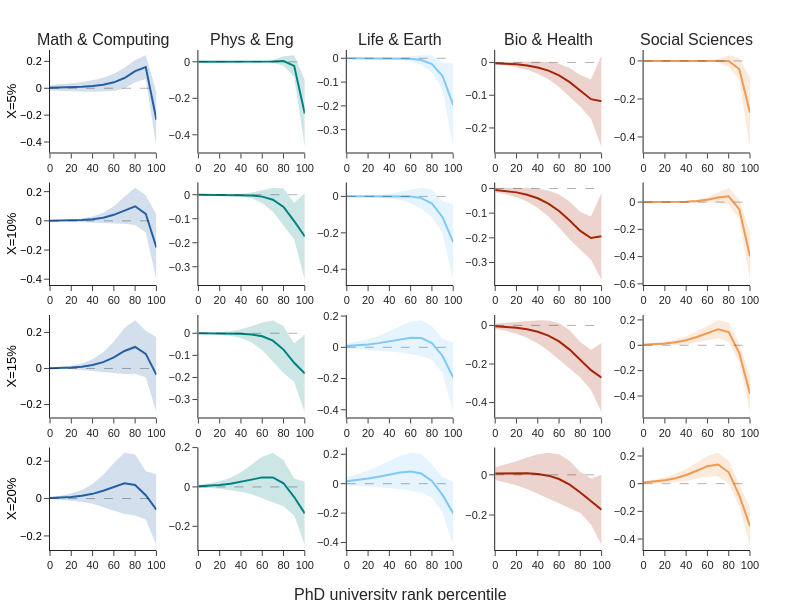

This figure's notebook cell:
### Code cell
# plot
groupvar, group = "phd_community", list(community_names.keys())
titles = [name for name in community_names.values()]

fig = make_subplots(
    rows=4,
    cols=5,
    subplot_titles=titles,
    vertical_spacing=0.06,
    horizontal_spacing=0.06,
)

for i, domain in enumerate(group):
    for j, top in enumerate(range(5, 21, 5)):

        t1_domain = ts.query(f"{groupvar} == @domain and rank == @top")
        t1 = t1_domain.dropna()

        x = np.arange(0, 101, 10)
        y1 = t1["coef"].to_numpy()
        y1_upper, y1_lower = (
            t1["ci_low"].to_numpy(),
            t1["ci_high"].to_numpy(),
        )

        fig = add_lines_with_errorband(
            fig,
            x,
            y1,
            y1_upper,
            y1_lower,
            name='Margin',
            color=community_colors[domain],
            showlegend=False,
            row=j + 1,
            col=i % 5 + 1,
        )

fig = plot_styling(fig, size=(600, 800), title=None)
# update legend title
fig.update_layout(legend=dict(title="Faculty university"))

for row in range(1, 5):
    fig.update_yaxes(
        title=dict(text=f"X={row * 5}%", standoff=0),
        titlefont=dict(color="black"),
        tickfont=dict(color="black"),
        col=1,
        row=row,
    )

# zeroline
fig.add_hline(y=0, line=dict(dash="dash", width=1))

# Update layout to include super x and y labels
fig.update_xaxes(title=dict(text=None, standoff=0), dtick=20)
fig.add_annotation(
    text="PhD university rank percentile",
    x=0.5,
    y=-0.11,
    showarrow=False,
    xref="paper",
    xanchor="center",
    yref="paper",
    yanchor="bottom",
    font=dict(size=16),
)

fig.show()
fig.write_image("figures/phd_margin.pdf")

### Figure 1 — Plotly figure (JSON) as saved in the notebook; plotly's stock layout.template omitted (floating-point values rounded to 4 significant figures)
{"data": [{"line": {"color": "rgba(38, 96, 164, 1)", "width": 2}, "mode": "lines", "name": "Margin", "showlegend": false, "type": "scatter", "x": [0, 10, 20, 30, 40, 50, 60, 70, 80, 90, 100], "xaxis": "x", "y": [0.004221, 0.005657, 0.007826, 0.01125, 0.01691, 0.02669, 0.04424, 0.07599, 0.1277, 0.1574, -0.234], "yaxis": "y"}, {"fill": "toself", "fillcolor": "rgba(38, 96, 164, 0.2)", "line": {"color": "rgba(255,255,255,0)"}, "showlegend": false, "type": "scatter", "x": [0, 10, 20, 30, 40, 50, 60, 70, 80, 90, 100, 100, 90, 80, 70, 60, 50, 40, 30, 20, 10, 0], "xaxis": "x", "y": [0.02495, 0.02993, 0.03662, 0.04592, 0.05929, 0.07908, 0.1088, 0.1528, 0.2102, 0.2467, -0.02799, -0.44, 0.06819, 0.0453, -0.000838, -0.02036, -0.0257, -0.02548, -0.02342, -0.02097, -0.01862, -0.01651], "yaxis": "y"}, {"line": {"color": "rgba(38, 96, 164, 1)", "width": 2}, "mode": "lines", "name": "Margin", "showlegend": false, "type": "scatter", "x": [0, 10, 20, 30, 40, 50, 60, 70, 80, 90, 100], "xaxis": "x6", "y": [0.0005163, 0.0011, 0.002338, 0.004945, 0.01034, 0.02113, 0.04119, 0.07258, 0.09965, 0.04804, -0.1817], "yaxis": "y6"}, {"fill": "toself", "fillcolor": "rgba(38, 96, 164, 0.2)", "line": {"color": "rgba(255,255,255,0)"}, "showlegend": false, "type": "scatter", "x": [0, 10, 20, 30, 40, 50, 60, 70, 80, 90, 100, 100, 90, 80, 70, 60, 50, 40, 30, 20, 10, 0], "xaxis": "x6", "y": [0.002127, 0.004164, 0.008111, 0.01567, 0.02989, 0.05573, 0.09981, 0.1652, 0.2276, 0.1758, 0.0412, -0.4046, -0.07968, -0.02829, -0.02, -0.01743, -0.01348, -0.009209, -0.005783, -0.003435, -0.001964, -0.001094], "yaxis": "y6"}, {"line": {"color": "rgba(38, 96, 164, 1)", "width": 2}, "mode": "lines", "name": "Margin", "showlegend": false, "type": "scatter", "x": [0, 10, 20, 30, 40, 50, 60, 70, 80, 90, 100], "xaxis": "x11", "y": [0.001174, 0.0024, 0.004858, 0.009685, 0.01885, 0.0353, 0.06204, 0.09705, 0.1194, 0.0807, -0.0355], "yaxis": "y11"}, {"fill": "toself", "fillcolor": "rgba(38, 96, 164, 0.2)", "line": {"color": "rgba(255,255,255,0)"}, "showlegend": false, "type": "scatter", "x": [0, 10, 20, 30, 40, 50, 60, 70, 80, 90, 100, 100, 90, 80, 70, 60, 50, 40, 30, 20, 10, 0], "xaxis": "x11", "y": [0.003948, 0.007635, 0.01461, 0.02752, 0.05062, 0.08974, 0.1499, 0.2243, 0.2683, 0.2096, 0.1728, -0.2438, -0.04816, -0.02947, -0.03021, -0.02581, -0.01915, -0.01292, -0.00815, -0.004893, -0.002835, -0.0016], "yaxis": "y11"}, {"line": {"color": "rgba(38, 96, 164, 1)", "width": 2}, "mode": "lines", "name": "Margin", "showlegend": false, "type": "scatter", "x": [0, 10, 20, 30, 40, 50, 60, 70, 80, 90, 100], "xaxis": "x16", "y": [0.002539, 0.00461, 0.008239, 0.01457, 0.02526, 0.04188, 0.06358, 0.08137, 0.07281, 0.0178, -0.05914], "yaxis": "y16"}, {"fill": "toself", "fillcolor": "rgba(38, 96, 164, 0.2)", "line": {"color": "rgba(255,255,255,0)"}, "showlegend": false, "type": "scatter", "x": [0, 10, 20, 30, 40, 50, 60, 70, 80, 90, 100, 100, 90, 80, 70, 60, 50, 40, 30, 20, 10, 0], "xaxis": "x16", "y": [0.008769, 0.01531, 0.0266, 0.04593, 0.07788, 0.1268, 0.1906, 0.2458, 0.2364, 0.1476, 0.1296, -0.2479, -0.112, -0.09074, -0.08309, -0.06345, -0.04306, -0.02736, -0.01679, -0.01013, -0.006087, -0.003692], "yaxis": "y16"}, {"line": {"color": "rgba(0, 128, 128, 1)", "width": 2}, "mode": "lines", "name": "Margin", "showlegend": false, "type": "scatter", "x": [0, 10, 20, 30, 40, 50, 60, 70, 80, 90, 100], "xaxis": "x2", "y": [7.446e-08, 3.463e-07, 1.602e-06, 7.343e-06, 3.306e-05, 0.0001441, 0.0005887, 0.002069, 0.004184, -0.02228, -0.284], "yaxis": "y2"}, {"fill": "toself", "fillcolor": "rgba(0, 128, 128, 0.2)", "line": {"color": "rgba(255,255,255,0)"}, "showlegend": false, "type": "scatter", "x": [0, 10, 20, 30, 40, 50, 60, 70, 80, 90, 100, 100, 90, 80, 70, 60, 50, 40, 30, 20, 10, 0], "xaxis": "x2", "y": [5.713e-07, 2.433e-06, 1.027e-05, 4.291e-05, 0.0001763, 0.0007079, 0.002737, 0.009876, 0.02988, 0.03665, -0.099, -0.4689, -0.08121, -0.02152, -0.005738, -0.00156, -0.0004197, -0.0001102, -2.822e-05, -7.07e-06, -1.74e-06, -4.224e-07], "yaxis": "y2"}, {"line": {"color": "rgba(0, 128, 128, 1)", "width": 2}, "mode": "lines", "name": "Margin", "showlegend": false, "type": "scatter", "x": [0, 10, 20, 30, 40, 50, 60, 70, 80, 90, 100], "xaxis": "x7", "y": [-1.949e-05, -5.356e-05, -0.000147, -0.0004022, -0.001095, -0.002959, -0.007912, -0.02071, -0.05121, -0.1096, -0.1735], "yaxis": "y7"}, {"fill": "toself", "fillcolor": "rgba(0, 128, 128, 0.2)", "line": {"color": "rgba(255,255,255,0)"}, "showlegend": false, "type": "scatter", "x": [0, 10, 20, 30, 40, 50, 60, 70, 80, 90, 100, 100, 90, 80, 70, 60, 50, 40, 30, 20, 10, 0], "xaxis": "x7", "y": [0.0001272, 0.0003174, 0.0007776, 0.001857, 0.004272, 0.009275, 0.01827, 0.02953, 0.02555, -0.03347, 0.007623, -0.3546, -0.1857, -0.128, -0.07096, -0.0341, -0.01519, -0.006463, -0.002661, -0.001072, -0.0004245, -0.0001661], "yaxis": "y7"}, {"line": {"color": "rgba(0, 128, 128, 1)", "width": 2}, "mode": "lines", "name": "Margin", "showlegend": false, "type": "scatter", "x": [0, 10, 20, 30, 40, 50, 60, 70, 80, 90, 100], "xaxis": "x12", "y": [-1.12e-05, -5.795e-05, -0.0002086, -0.0006543, -0.001903, -0.005242, -0.01373, -0.03366, -0.07382, -0.1338, -0.1821], "yaxis": "y12"}, {"fill": "toself", "fillcolor": "rgba(0, 128, 128, 0.2)", "line": {"color": "rgba(255,255,255,0)"}, "showlegend": false, "type": "scatter", "x": [0, 10, 20, 30, 40, 50, 60, 70, 80, 90, 100, 100, 90, 80, 70, 60, 50, 40, 30, 20, 10, 0], "xaxis": "x12", "y": [0.001208, 0.002465, 0.00493, 0.009592, 0.01791, 0.03135, 0.04886, 0.0595, 0.03192, -0.0468, -0.006126, -0.3581, -0.2209, -0.1796, -0.1268, -0.07632, -0.04183, -0.02172, -0.0109, -0.005347, -0.002581, -0.001231], "yaxis": "y12"}, {"line": {"color": "rgba(0, 128, 128, 1)", "width": 2}, "mode": "lines", "name": "Margin", "showlegend": false, "type": "scatter", "x": [0, 10, 20, 30, 40, 50, 60, 70, 80, 90, 100], "xaxis": "x17", "y": [0.003191, 0.005557, 0.009485, 0.01575, 0.02506, 0.03718, 0.04857, 0.04854, 0.01865, -0.05135, -0.1342], "yaxis": "y17"}, {"fill": "toself", "fillcolor": "rgba(0, 128, 128, 0.2)", "line": {"color": "rgba(255,255,255,0)"}, "showlegend": false, "type": "scatter", "x": [0, 10, 20, 30, 40, 50, 60, 70, 80, 90, 100, 100, 90, 80, 70, 60, 50, 40, 30, 20, 10, 0], "xaxis": "x17", "y": [0.009897, 0.01689, 0.02838, 0.04669, 0.07431, 0.1119, 0.153, 0.1743, 0.1351, 0.04223, 0.02606, -0.2945, -0.1449, -0.09775, -0.07726, -0.05585, -0.03756, -0.0242, -0.0152, -0.009415, -0.005778, -0.003515], "yaxis": "y17"}, {"line": {"color": "rgba(127, 200, 248, 1)", "width": 2}, "mode": "lines", "name": "Margin", "showlegend": false, "type": "scatter", "x": [0, 10, 20, 30, 40, 50, 60, 70, 80, 90, 100], "xaxis": "x3", "y": [7.799e-07, 4.992e-07, -3.999e-06, -2.843e-05, -0.0001343, -0.0005471, -0.002048, -0.007209, -0.02406, -0.07451, -0.1968], "yaxis": "y3"}, {"fill": "toself", "fillcolor": "rgba(127, 200, 248, 0.2)", "line": {"color": "rgba(255,255,255,0)"}, "showlegend": false, "type": "scatter", "x": [0, 10, 20, 30, 40, 50, 60, 70, 80, 90, 100, 100, 90, 80, 70, 60, 50, 40, 30, 20, 10, 0], "xaxis": "x3", "y": [4.198e-05, 0.000109, 0.0002783, 0.0006949, 0.001676, 0.003823, 0.007889, 0.01328, 0.0119, -0.01866, -0.01909, -0.3745, -0.1304, -0.06003, -0.0277, -0.01198, -0.004918, -0.001945, -0.0007518, -0.0002863, -0.000108, -4.042e-05], "yaxis": "y3"}, {"line": {"color": "rgba(127, 200, 248, 1)", "width": 2}, "mode": "lines", "name": "Margin", "showlegend": false, "type": "scatter", "x": [0, 10, 20, 30, 40, 50, 60, 70, 80, 90, 100], "xaxis": "x8", "y": [0.0001503, 0.0002924, 0.0005443, 0.0009418, 0.001424, 0.001547, -0.0003564, -0.009445, -0.03905, -0.1141, -0.2513], "yaxis": "y8"}, {"fill": "toself", "fillcolor": "rgba(127, 200, 248, 0.2)", "line": {"color": "rgba(255,255,255,0)"}, "showlegend": false, "type": "scatter", "x": [0, 10, 20, 30, 40, 50, 60, 70, 80, 90, 100, 100, 90, 80, 70, 60, 50, 40, 30, 20, 10, 0], "xaxis": "x8", "y": [0.0009738, 0.001943, 0.003811, 0.007278, 0.01336, 0.02313, 0.03655, 0.04807, 0.03647, -0.02654, -0.04451, -0.4581, -0.2016, -0.1146, -0.06696, -0.03726, -0.02004, -0.01051, -0.005395, -0.002722, -0.001358, -0.0006732], "yaxis": "y8"}, {"line": {"color": "rgba(127, 200, 248, 1)", "width": 2}, "mode": "lines", "name": "Margin", "showlegend": false, "type": "scatter", "x": [0, 10, 20, 30, 40, 50, 60, 70, 80, 90, 100], "xaxis": "x13", "y": [0.007736, 0.01191, 0.01802, 0.0266, 0.0378, 0.05058, 0.06093, 0.05915, 0.02743, -0.05551, -0.1934], "yaxis": "y13"}, {"fill": "toself", "fillcolor": "rgba(127, 200, 248, 0.2)", "line": {"color": "rgba(255,255,255,0)"}, "showlegend": false, "type": "scatter", "x": [0, 10, 20, 30, 40, 50, 60, 70, 80, 90, 100, 100, 90, 80, 70, 60, 50, 40, 30, 20, 10, 0], "xaxis": "x13", "y": [0.02453, 0.03606, 0.05227, 0.07427, 0.1025, 0.135, 0.1647, 0.1739, 0.1341, 0.05286, 0.03011, -0.4168, -0.1639, -0.07926, -0.05564, -0.04285, -0.03389, -0.02687, -0.02106, -0.01622, -0.01224, -0.009062], "yaxis": "y13"}, {"line": {"color": "rgba(127, 200, 248, 1)", "width": 2}, "mode": "lines", "name": "Margin", "showlegend": false, "type": "scatter", "x": [0, 10, 20, 30, 40, 50, 60, 70, 80, 90, 100], "xaxis": "x18", "y": [0.01701, 0.02459, 0.03481, 0.04781, 0.06279, 0.07677, 0.0829, 0.06894, 0.01909, -0.07599, -0.2024], "yaxis": "y18"}, {"fill": "toself", "fillcolor": "rgba(127, 200, 248, 0.2)", "line": {"color": "rgba(255,255,255,0)"}, "showlegend": false, "type": "scatter", "x": [0, 10, 20, 30, 40, 50, 60, 70, 80, 90, 100, 100, 90, 80, 70, 60, 50, 40, 30, 20, 10, 0], "xaxis": "x18", "y": [0.0464, 0.06478, 0.08894, 0.1192, 0.1543, 0.189, 0.2113, 0.2, 0.1338, 0.04504, 0.01124, -0.416, -0.197, -0.09561, -0.06216, -0.04553, -0.03547, -0.02872, -0.0236, -0.01932, -0.0156, -0.01237], "yaxis": "y18"}, {"line": {"color": "rgba(167, 38, 8, 1)", "width": 2}, "mode": "lines", "name": "Margin", "showlegend": false, "type": "scatter", "x": [0, 10, 20, 30, 40, 50, 60, 70, 80, 90, 100], "xaxis": "x4", "y": [-0.001961, -0.0033, -0.005532, -0.009216, -0.0152, -0.02471, -0.03924, -0.06006, -0.08648, -0.112, -0.1184], "yaxis": "y4"}, {"fill": "toself", "fillcolor": "rgba(167, 38, 8, 0.2)", "line": {"color": "rgba(255,255,255,0)"}, "showlegend": false, "type": "scatter", "x": [0, 10, 20, 30, 40, 50, 60, 70, 80, 90, 100, 100, 90, 80, 70, 60, 50, 40, 30, 20, 10, 0], "xaxis": "x4", "y": [0.001848, 0.002485, 0.003163, 0.003663, 0.003479, 0.00157, -0.003998, -0.01631, -0.03785, -0.052, 0.0227, -0.2595, -0.1719, -0.1351, -0.1038, -0.07448, -0.05099, -0.03388, -0.02209, -0.01423, -0.009086, -0.00577], "yaxis": "y4"}, {"line": {"color": "rgba(167, 38, 8, 1)", "width": 2}, "mode": "lines", "name": "Margin", "showlegend": false, "type": "scatter", "x": [0, 10, 20, 30, 40, 50, 60, 70, 80, 90, 100], "xaxis": "x9", "y": [-0.006008, -0.009762, -0.01575, -0.02516, -0.03963, -0.06114, -0.0914, -0.1302, -0.1718, -0.201, -0.194], "yaxis": "y9"}, {"fill": "toself", "fillcolor": "rgba(167, 38, 8, 0.2)", "line": {"color": "rgba(255,255,255,0)"}, "showlegend": false, "type": "scatter", "x": [0, 10, 20, 30, 40, 50, 60, 70, 80, 90, 100, 100, 90, 80, 70, 60, 50, 40, 30, 20, 10, 0], "xaxis": "x9", "y": [0.002774, 0.003337, 0.003518, 0.002641, -0.0005998, -0.008526, -0.02482, -0.05394, -0.09547, -0.1132, -0.01748, -0.3706, -0.2888, -0.2481, -0.2064, -0.158, -0.1138, -0.07867, -0.05297, -0.03502, -0.02286, -0.01479], "yaxis": "y9"}, {"line": {"color": "rgba(167, 38, 8, 1)", "width": 2}, "mode": "lines", "name": "Margin", "showlegend": false, "type": "scatter", "x": [0, 10, 20, 30, 40, 50, 60, 70, 80, 90, 100], "xaxis": "x14", "y": [-0.004377, -0.00731, -0.01216, -0.02011, -0.03291, -0.053, -0.08315, -0.1253, -0.1777, -0.2317, -0.2708], "yaxis": "y14"}, {"fill": "toself", "fillcolor": "rgba(167, 38, 8, 0.2)", "line": {"color": "rgba(255,255,255,0)"}, "showlegend": false, "type": "scatter", "x": [0, 10, 20, 30, 40, 50, 60, 70, 80, 90, 100, 100, 90, 80, 70, 60, 50, 40, 30, 20, 10, 0], "xaxis": "x14", "y": [0.009628, 0.01364, 0.01858, 0.0238, 0.02746, 0.02555, 0.01096, -0.02554, -0.08544, -0.1279, -0.09077, -0.4508, -0.3354, -0.27, -0.225, -0.1773, -0.1315, -0.09328, -0.06401, -0.0429, -0.02826, -0.01838], "yaxis": "y14"}, {"line": {"color": "rgba(167, 38, 8, 1)", "width": 2}, "mode": "lines", "name": "Margin", "showlegend": false, "type": "scatter", "x": [0, 10, 20, 30, 40, 50, 60, 70, 80, 90, 100], "xaxis": "x19", "y": [0.006014, 0.007329, 0.008194, 0.007742, 0.004442, -0.004082, -0.02089, -0.0487, -0.08774, -0.1331, -0.1741], "yaxis": "y19"}, {"fill": "toself", "fillcolor": "rgba(167, 38, 8, 0.2)", "line": {"color": "rgba(255,255,255,0)"}, "showlegend": false, "type": "scatter", "x": [0, 10, 20, 30, 40, 50, 60, 70, 80, 90, 100, 100, 90, 80, 70, 60, 50, 40, 30, 20, 10, 0], "xaxis": "x19", "y": [0.03825, 0.05166, 0.06784, 0.0856, 0.1018, 0.1104, 0.1024, 0.06887, 0.01462, -0.01854, 0.0002902, -0.3486, -0.2476, -0.1901, -0.1663, -0.1441, -0.1186, -0.09293, -0.07011, -0.05145, -0.037, -0.02622], "yaxis": "y19"}, {"line": {"color": "rgba(241, 153, 83, 1)", "width": 2}, "mode": "lines", "name": "Margin", "showlegend": false, "type": "scatter", "x": [0, 10, 20, 30, 40, 50, 60, 70, 80, 90, 100], "xaxis": "x5", "y": [1.693e-07, 7.296e-07, 3.101e-06, 1.29e-05, 5.19e-05, 0.000197, 0.0006664, 0.001662, -0.0004834, -0.04413, -0.2723], "yaxis": "y5"}, {"fill": "toself", "fillcolor": "rgba(241, 153, 83, 0.2)", "line": {"color": "rgba(255,255,255,0)"}, "showlegend": false, "type": "scatter", "x": [0, 10, 20, 30, 40, 50, 60, 70, 80, 90, 100, 100, 90, 80, 70, 60, 50, 40, 30, 20, 10, 0], "xaxis": "x5", "y": [1.005e-06, 4.094e-06, 1.652e-05, 6.585e-05, 0.0002579, 0.0009842, 0.003588, 0.01189, 0.03062, 0.01537, -0.08976, -0.4548, -0.1036, -0.03158, -0.008564, -0.002255, -0.0005902, -0.0001541, -4.004e-05, -1.032e-05, -2.635e-06, -6.666e-07], "yaxis": "y5"}, {"line": {"color": "rgba(241, 153, 83, 1)", "width": 2}, "mode": "lines", "name": "Margin", "showlegend": false, "type": "scatter", "x": [0, 10, 20, 30, 40, 50, 60, 70, 80, 90, 100], "xaxis": "x10", "y": [8.044e-05, 0.0002041, 0.0005172, 0.001302, 0.003231, 0.007764, 0.0175, 0.0344, 0.04299, -0.05398, -0.3994], "yaxis": "y10"}, {"fill": "toself", "fillcolor": "rgba(241, 153, 83, 0.2)", "line": {"color": "rgba(255,255,255,0)"}, "showlegend": false, "type": "scatter", "x": [0, 10, 20, 30, 40, 50, 60, 70, 80, 90, 100, 100, 90, 80, 70, 60, 50, 40, 30, 20, 10, 0], "xaxis": "x10", "y": [0.0002727, 0.0006398, 0.001496, 0.003476, 0.00796, 0.01771, 0.03754, 0.07242, 0.1063, 0.0184, -0.2279, -0.5708, -0.1264, -0.02035, -0.003623, -0.002532, -0.002185, -0.001497, -0.0008708, -0.0004618, -0.0002315, -0.0001119], "yaxis": "y10"}, {"line": {"color": "rgba(241, 153, 83, 1)", "width": 2}, "mode": "lines", "name": "Margin", "showlegend": false, "type": "scatter", "x": [0, 10, 20, 30, 40, 50, 60, 70, 80, 90, 100], "xaxis": "x15", "y": [0.005026, 0.008434, 0.01418, 0.02398, 0.04013, 0.06497, 0.09807, 0.1266, 0.1034, -0.06384, -0.3823], "yaxis": "y15"}, {"fill": "toself", "fillcolor": "rgba(241, 153, 83, 0.2)", "line": {"color": "rgba(255,255,255,0)"}, "showlegend": false, "type": "scatter", "x": [0, 10, 20, 30, 40, 50, 60, 70, 80, 90, 100, 100, 90, 80, 70, 60, 50, 40, 30, 20, 10, 0], "xaxis": "x15", "y": [0.0118, 0.018, 0.02846, 0.04534, 0.07133, 0.1088, 0.1562, 0.1982, 0.1804, 0.01047, -0.2355, -0.5291, -0.1382, 0.02635, 0.05504, 0.0399, 0.02119, 0.008924, 0.002614, -9.521e-05, -0.001131, -0.00175], "yaxis": "y15"}, {"line": {"color": "rgba(241, 153, 83, 1)", "width": 2}, "mode": "lines", "name": "Margin", "showlegend": false, "type": "scatter", "x": [0, 10, 20, 30, 40, 50, 60, 70, 80, 90, 100], "xaxis": "x20", "y": [0.008996, 0.0149, 0.0245, 0.03968, 0.06249, 0.09341, 0.1264, 0.1388, 0.08226, -0.08612, -0.3067], "yaxis": "y20"}, {"fill": "toself", "fillcolor": "rgba(241, 153, 83, 0.2)", "line": {"color": "rgba(255,255,255,0)"}, "showlegend": false, "type": "scatter", "x": [0, 10, 20, 30, 40, 50, 60, 70, 80, 90, 100, 100, 90, 80, 70, 60, 50, 40, 30, 20, 10, 0], "xaxis": "x20", "y": [0.01819, 0.02875, 0.04514, 0.06986, 0.1053, 0.1516, 0.2007, 0.2245, 0.1654, -0.004577, -0.1713, -0.4421, -0.1677, -0.000839, 0.05305, 0.05214, 0.03518, 0.01965, 0.009508, 0.003865, 0.001048, -0.0001993], "yaxis": "y20"}], "layout": {"annotations": [{"font": {"size": 16}, "showarrow": false, "text": "Math & Computing", "x": 0.076, "xanchor": "center", "xref": "paper", "y": 1, "yanchor": "bottom", "yref": "paper"}, {"font": {"size": 16}, "showarrow": false, "text": "Phys & Eng", "x": 0.288, "xanchor": "center", "xref": "paper", "y": 1, "yanchor": "bottom", "yref": "paper"}, {"font": {"size": 16}, "showarrow": false, "text": "Life & Earth", "x": 0.5, "xanchor": "center", "xref": "paper", "y": 1, "yanchor": "bottom", "yref": "paper"}, {"font": {"size": 16}, "showarrow": false, "text": "Bio & Health", "x": 0.712, "xanchor": "center", "xref": "paper", "y": 1, "yanchor": "bottom", "yref": "paper"}, {"font": {"size": 16}, "showarrow": false, "text": "Social Sciences", "x": 0.924, "xanchor": "center", "xref": "paper", "y": 1, "yanchor": "bottom", "yref": "paper"}, {"font": {"size": 16}, "showarrow": false, "text": "PhD university rank percentile", "x": 0.5, "xanchor": "center", "xref": "paper", "y": -0.11, "yanchor": "bottom", "yref": "paper"}], "font": {"family": "Arial", "size": 11}, "height": 600, "legend": {"title": {"text": "Faculty university"}}, "margin": {"b": 50, "l": 50, "r": 50, "t": 50}, "shapes": [{"line": {"dash": "dash", "width": 1}, "type": "line", "x0": 0, "x1": 1, "xref": "x domain", "y0": 0, "y1": 0, "yref": "y"}, {"line": {"dash": "dash", "width": 1}, "type": "line", "x0": 0, "x1": 1, "xref": "x2 domain", "y0": 0, "y1": 0, "yref": "y2"}, {"line": {"dash": "dash", "width": 1}, "type": "line", "x0": 0, "x1": 1, "xref": "x3 domain", "y0": 0, "y1": 0, "yref": "y3"}, {"line": {"dash": "dash", "width": 1}, "type": "line", "x0": 0, "x1": 1, "xref": "x4 domain", "y0": 0, "y1": 0, "yref": "y4"}, {"line": {"dash": "dash", "width": 1}, "type": "line", "x0": 0, "x1": 1, "xref": "x5 domain", "y0": 0, "y1": 0, "yref": "y5"}, {"line": {"dash": "dash", "width": 1}, "type": "line", "x0": 0, "x1": 1, "xref": "x6 domain", "y0": 0, "y1": 0, "yref": "y6"}, {"line": {"dash": "dash", "width": 1}, "type": "line", "x0": 0, "x1": 1, "xref": "x7 domain", "y0": 0, "y1": 0, "yref": "y7"}, {"line": {"dash": "dash", "width": 1}, "type": "line", "x0": 0, "x1": 1, "xref": "x8 domain", "y0": 0, "y1": 0, "yref": "y8"}, {"line": {"dash": "dash", "width": 1}, "type": "line", "x0": 0, "x1": 1, "xref": "x9 domain", "y0": 0, "y1": 0, "yref": "y9"}, {"line": {"dash": "dash", "width": 1}, "type": "line", "x0": 0, "x1": 1, "xref": "x10 domain", "y0": 0, "y1": 0, "yref": "y10"}, {"line": {"dash": "dash", "width": 1}, "type": "line", "x0": 0, "x1": 1, "xref": "x11 domain", "y0": 0, "y1": 0, "yref": "y11"}, {"line": {"dash": "dash", "width": 1}, "type": "line", "x0": 0, "x1": 1, "xref": "x12 domain", "y0": 0, "y1": 0, "yref": "y12"}, {"line": {"dash": "dash", "width": 1}, "type": "line", "x0": 0, "x1": 1, "xref": "x13 domain", "y0": 0, "y1": 0, "yref": "y13"}, {"line": {"dash": "dash", "width": 1}, "type": "line", "x0": 0, "x1": 1, "xref": "x14 domain", "y0": 0, "y1": 0, "yref": "y14"}, {"line": {"dash": "dash", "width": 1}, "type": "line", "x0": 0, "x1": 1, "xref": "x15 domain", "y0": 0, "y1": 0, "yref": "y15"}, {"line": {"dash": "dash", "width": 1}, "type": "line", "x0": 0, "x1": 1, "xref": "x16 domain", "y0": 0, "y1": 0, "yref": "y16"}, {"line": {"dash": "dash", "width": 1}, "type": "line", "x0": 0, "x1": 1, "xref": "x17 domain", "y0": 0, "y1": 0, "yref": "y17"}, {"line": {"dash": "dash", "width": 1}, "type": "line", "x0": 0, "x1": 1, "xref": "x18 domain", "y0": 0, "y1": 0, "yref": "y18"}, {"line": {"dash": "dash", "width": 1}, "type": "line", "x0": 0, "x1": 1, "xref": "x19 domain", "y0": 0, "y1": 0, "yref": "y19"}, {"line": {"dash": "dash", "width": 1}, "type": "line", "x0": 0, "x1": 1, "xref": "x20 domain", "y0": 0, "y1": 0, "yref": "y20"}], "title": {"font": {"size": 14}, "x": 0.5, "xanchor": "center", "xref": "container"}, "width": 800, "xaxis": {"anchor": "y", "domain": [0, 0.152], "dtick": 20, "title": {"standoff": 0}}, "xaxis10": {"anchor": "y10", "domain": [0.848, 1], "dtick": 20, "title": {"standoff": 0}}, "xaxis11": {"anchor": "y11", "domain": [0, 0.152], "dtick": 20, "title": {"standoff": 0}}, "xaxis12": {"anchor": "y12", "domain": [0.212, 0.364], "dtick": 20, "title": {"standoff": 0}}, "xaxis13": {"anchor": "y13", "domain": [0.424, 0.576], "dtick": 20, "title": {"standoff": 0}}, "xaxis14": {"anchor": "y14", "domain": [0.636, 0.788], "dtick": 20, "title": {"standoff": 0}}, "xaxis15": {"anchor": "y15", "domain": [0.848, 1], "dtick": 20, "title": {"standoff": 0}}, "xaxis16": {"anchor": "y16", "domain": [0, 0.152], "dtick": 20, "title": {"standoff": 0}}, "xaxis17": {"anchor": "y17", "domain": [0.212, 0.364], "dtick": 20, "title": {"standoff": 0}}, "xaxis18": {"anchor": "y18", "domain": [0.424, 0.576], "dtick": 20, "title": {"standoff": 0}}, "xaxis19": {"anchor": "y19", "domain": [0.636, 0.788], "dtick": 20, "title": {"standoff": 0}}, "xaxis2": {"anchor": "y2", "domain": [0.212, 0.364], "dtick": 20, "title": {"standoff": 0}}, "xaxis20": {"anchor": "y20", "domain": [0.848, 1], "dtick": 20, "title": {"standoff": 0}}, "xaxis3": {"anchor": "y3", "domain": [0.424, 0.576], "dtick": 20, "title": {"standoff": 0}}, "xaxis4": {"anchor": "y4", "domain": [0.636, 0.788], "dtick": 20, "title": {"standoff": 0}}, "xaxis5": {"anchor": "y5", "domain": [0.848, 1], "dtick": 20, "title": {"standoff": 0}}, "xaxis6": {"anchor": "y6", "domain": [0, 0.152], "dtick": 20, "title": {"standoff": 0}}, "xaxis7": {"anchor": "y7", "domain": [0.212, 0.364], "dtick": 20, "title": {"standoff": 0}}, "xaxis8": {"anchor": "y8", "domain": [0.424, 0.576], "dtick": 20, "title": {"standoff": 0}}, "xaxis9": {"anchor": "y9", "domain": [0.636, 0.788], "dtick": 20, "title": {"standoff": 0}}, "yaxis": {"anchor": "x", "domain": [0.795, 1], "tickfont": {"color": "black"}, "title": {"font": {"color": "black"}, "standoff": 0, "text": "X=5%"}}, "yaxis10": {"anchor": "x10", "domain": [0.53, 0.735]}, "yaxis11": {"anchor": "x11", "domain": [0.265, 0.47], "tickfont": {"color": "black"}, "title": {"font": {"color": "black"}, "standoff": 0, "text": "X=15%"}}, "yaxis12": {"anchor": "x12", "domain": [0.265, 0.47]}, "yaxis13": {"anchor": "x13", "domain": [0.265, 0.47]}, "yaxis14": {"anchor": "x14", "domain": [0.265, 0.47]}, "yaxis15": {"anchor": "x15", "domain": [0.265, 0.47]}, "yaxis16": {"anchor": "x16", "domain": [0, 0.205], "tickfont": {"color": "black"}, "title": {"font": {"color": "black"}, "standoff": 0, "text": "X=20%"}}, "yaxis17": {"anchor": "x17", "domain": [0, 0.205]}, "yaxis18": {"anchor": "x18", "domain": [0, 0.205]}, "yaxis19": {"anchor": "x19", "domain": [0, 0.205]}, "yaxis2": {"anchor": "x2", "domain": [0.795, 1]}, "yaxis20": {"anchor": "x20", "domain": [0, 0.205]}, "yaxis3": {"anchor": "x3", "domain": [0.795, 1]}, "yaxis4": {"anchor": "x4", "domain": [0.795, 1]}, "yaxis5": {"anchor": "x5", "domain": [0.795, 1]}, "yaxis6": {"anchor": "x6", "domain": [0.53, 0.735], "tickfont": {"color": "black"}, "title": {"font": {"color": "black"}, "standoff": 0, "text": "X=10%"}}, "yaxis7": {"anchor": "x7", "domain": [0.53, 0.735]}, "yaxis8": {"anchor": "x8", "domain": [0.53, 0.735]}, "yaxis9": {"anchor": "x9", "domain": [0.53, 0.735]}}}
